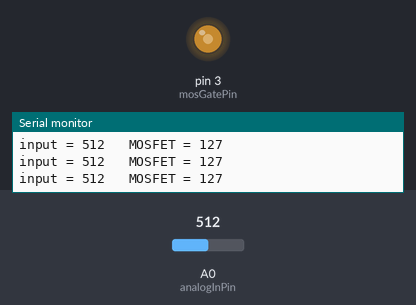
A sketch run on a simulated Arduino Uno, built with avr-gcc and run on an emulated ATmega328P. On the bench: output pins drawn as LEDs (lit = HIGH), the last lines printed to the serial monitor. Inputs (shaded band) come from the test bench; at power-on: A0 (analogInPin) = 512.

Above: at 1.2 s.
1.3 s: A0 (analogInPin) set to 716
At 1.8 s:
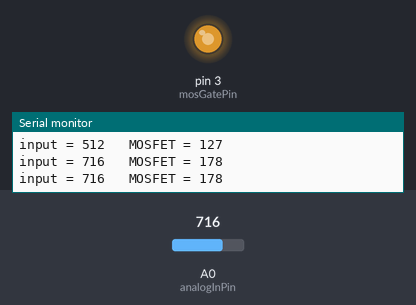
3.0 s: A0 (analogInPin) set to 900
At 4.2 s:
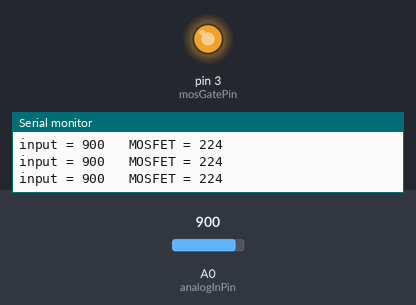
4.5 s: A0 (analogInPin) set to 122
At 5.6 s:
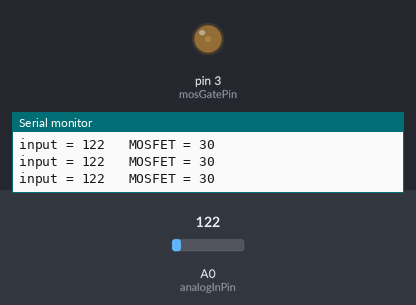
6.0 s: A0 (analogInPin) set to 0
At 6.9 s:
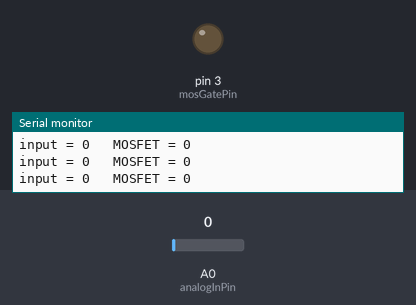
7.5 s: A0 (analogInPin) set to 511
At 8.1 s:
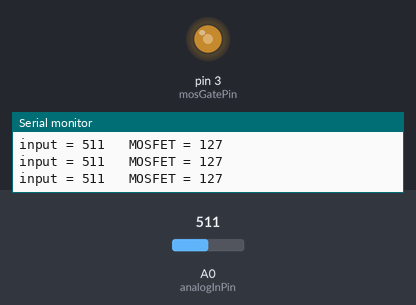
Timing chart, 0 to 10.0 s (numbered marks = the images above; inputs shaded):
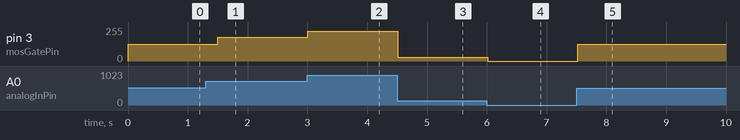

The sketch:

MOSFET-Var.ino
```cpp
const int analogInPin = A0;
const int mosGatePin = 3;

int inValue = 0;
int outValue = 0;

void setup() {
  Serial.begin(9600);
  pinMode(mosGatePin, OUTPUT);
}

void loop() {
  inValue = analogRead(analogInPin);
  outValue = map(inValue, 0, 1023, 0, 255);
  analogWrite(mosGatePin, outValue);

  // print the results to the serial monitor:
  Serial.print("input = " );
  Serial.print(inValue);
  Serial.print("\t MOSFET = ");
  Serial.println(outValue);
  delay(250);
}
```

Measured:
- after the input at 1.3 s, pin 3 (mosGatePin): 127/255 → 178/255 after 0.20 s
- after the input at 3.0 s, pin 3 (mosGatePin): 178/255 → 224/255 at once
- after the input at 4.5 s, pin 3 (mosGatePin): 224/255 → 30/255 at once
- after the input at 6.0 s, pin 3 (mosGatePin): 30/255 → 0/255 at once
- after the input at 7.5 s, pin 3 (mosGatePin): 0/255 → 127/255 at once
